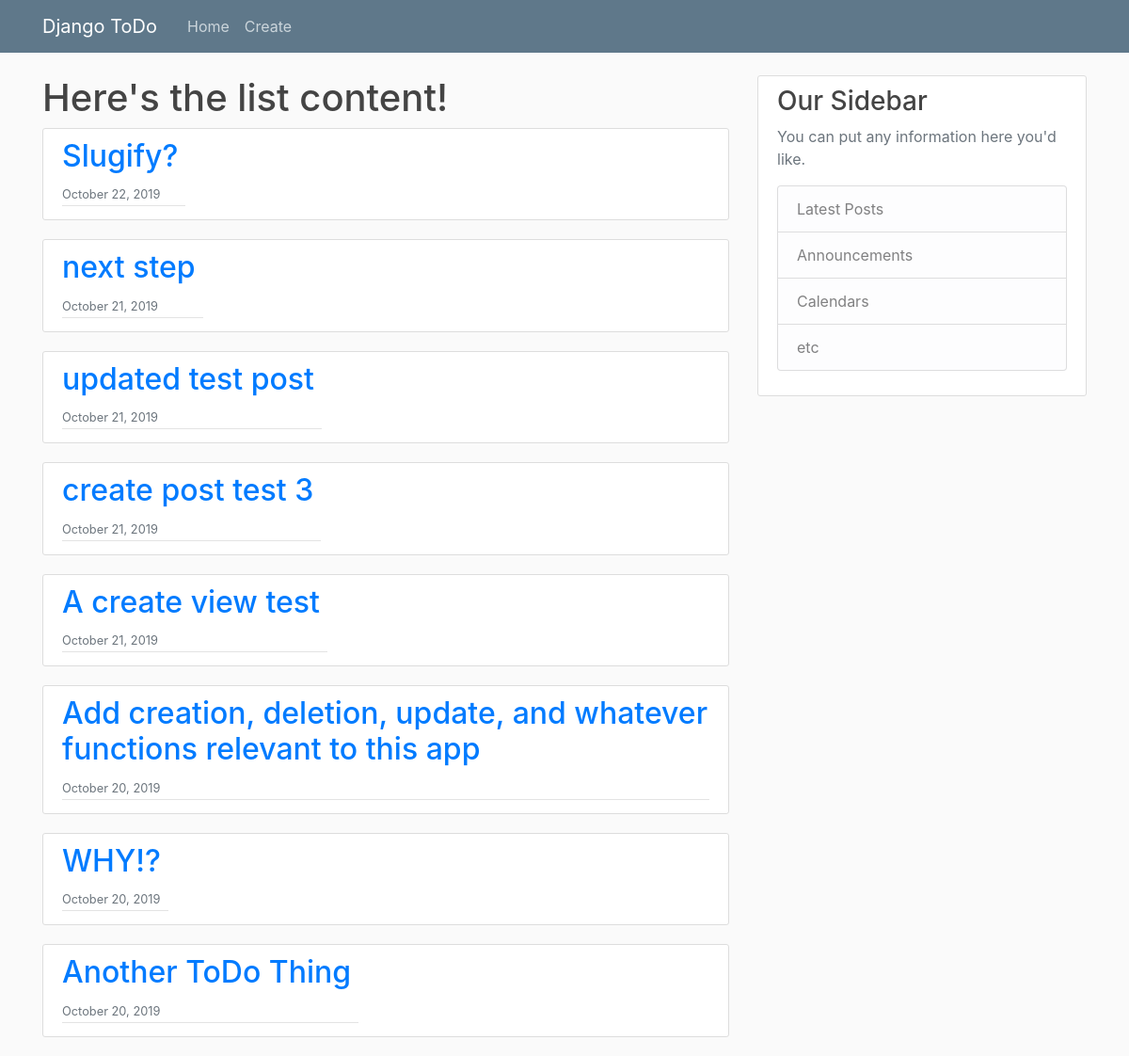
The page / on the database its author committed.
### main/models.py (models this page shows, shortened)
class ToDoList(models.Model):
    title = models.CharField(max_length=256)
    content = models.TextField()
    post_time = models.DateTimeField(auto_now_add=True)
    completed = models.BooleanField(default=False)

### main/views.py (the view)
# urls.py: path('', ToDoListView.as_view(), name='todo_listview'),
class ToDoListView(ListView):
    model = ToDoList
    paginate_by = 10
    ordering = ['-post_time']

### main/templates/main/todolist_list.html (shortened to what this page needs)
{% extends "main/base.html" %}
{% block content %}
<h1>Here's the list content!</h1>
    {% for post in object_list %}
        <artiicle class="media content-section">
            <div class="article-metadata">
                <h2>
                    <a href="{% url 'todo_detail' post.id %}" class="mr-2">{{ post.title }}</a>
                </h2>
                <small class="text-muted">{{ post.post_time|date:"F d, Y" }}</small>
            </div>
        </artiicle>
    {% endfor %}
{% endblock content %}

### main/static/main/main.css (style rules this page uses)
body { background: #fafafa; color: #333333; margin-top: 5rem; }
h1, h2, h3, h4, h5, h6 { color: #444444; }
.content-section { background: #ffffff; padding: 10px 20px; border: 1px solid #dddddd; border-radius: 3px; margin-bottom: 20px; }
.article-metadata { padding-bottom: 1px; margin-bottom: 4px; border-bottom: 1px solid #e3e3e3 }

### rows shown on the page
ToDoList: title "Slugify?", post_time "October 22, 2019"
ToDoList: title "next step", post_time "October 21, 2019"
ToDoList: title "updated test post", post_time "October 21, 2019"
ToDoList: title "create post test 3", post_time "October 21, 2019"
ToDoList: title "A create view test", post_time "October 21, 2019"
ToDoList: title "Add creation, deletion, update, and whatever functions relevant to this app", post_time "October 20, 2019"
ToDoList: title "WHY!?", post_time "October 20, 2019"
ToDoList: title "Another ToDo Thing", post_time "October 20, 2019"
